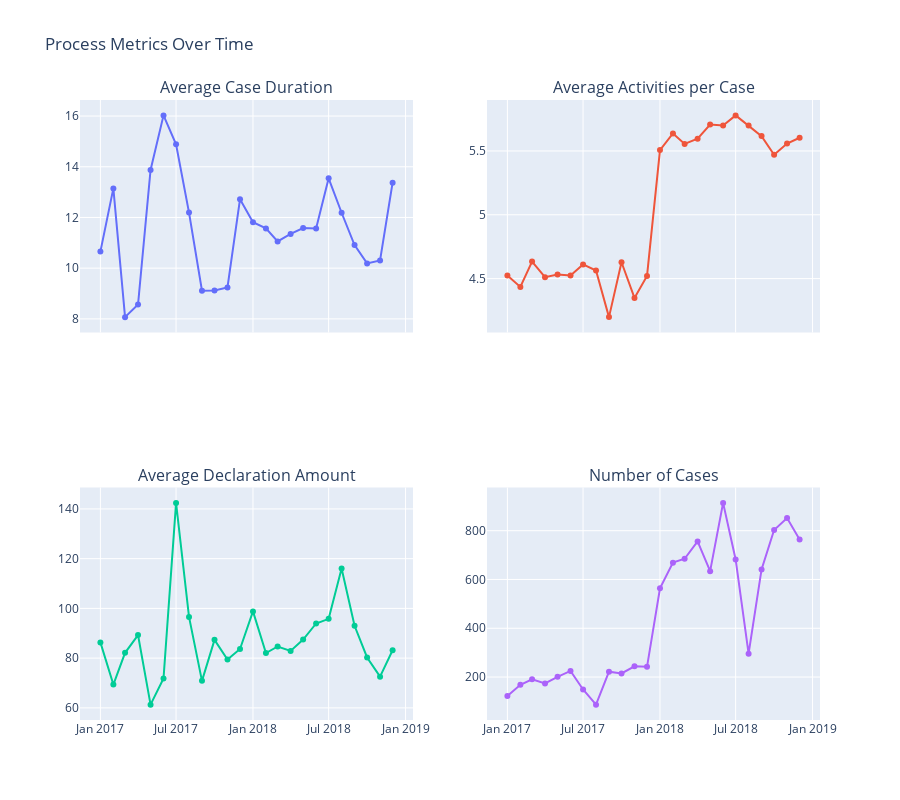

Notebook cell for this chart:
### Code cell
# 5. Time Series Analysis
# =====================

print("\n--- Time Series Analysis ---")

# Analyze trends in process metrics over time
case_data['year_month'] = pd.to_datetime(case_data['year_month'])
monthly_metrics = case_data.groupby('year_month').agg({
    'duration_days': 'mean',
    'activity_count': 'mean',
    'case:Amount': 'mean',
    'case:id': 'count'
}).reset_index()
monthly_metrics.columns = ['year_month', 'avg_duration', 'avg_activities', 'avg_amount', 'case_count']

# Create a combined plot
fig = make_subplots(rows=2, cols=2, 
                    subplot_titles=('Average Case Duration', 'Average Activities per Case',
                                   'Average Declaration Amount', 'Number of Cases'),
                    shared_xaxes=True)

# Duration trend
fig.add_trace(
    go.Scatter(x=monthly_metrics['year_month'], y=monthly_metrics['avg_duration'], 
               mode='lines+markers', name='Avg Duration'),
    row=1, col=1
)

# Activity count trend
fig.add_trace(
    go.Scatter(x=monthly_metrics['year_month'], y=monthly_metrics['avg_activities'], 
               mode='lines+markers', name='Avg Activities'),
    row=1, col=2
)

# Amount trend
fig.add_trace(
    go.Scatter(x=monthly_metrics['year_month'], y=monthly_metrics['avg_amount'], 
               mode='lines+markers', name='Avg Amount'),
    row=2, col=1
)

# Case count trend
fig.add_trace(
    go.Scatter(x=monthly_metrics['year_month'], y=monthly_metrics['case_count'], 
               mode='lines+markers', name='Case Count'),
    row=2, col=2
)

fig.update_layout(
    height=800,
    title_text="Process Metrics Over Time",
    showlegend=False
)
fig.show()

### Figure 1 — Plotly figure (JSON) as saved in the notebook; plotly's stock layout.template omitted (floating-point values rounded to 4 significant figures)
{"data": [{"mode": "lines+markers", "name": "Avg Duration", "type": "scatter", "x": ["2017-01-01T00:00:00.000000000", "2017-02-01T00:00:00.000000000", "2017-03-01T00:00:00.000000000", "2017-04-01T00:00:00.000000000", "2017-05-01T00:00:00.000000000", "2017-06-01T00:00:00.000000000", "2017-07-01T00:00:00.000000000", "2017-08-01T00:00:00.000000000", "2017-09-01T00:00:00.000000000", "2017-10-01T00:00:00.000000000", "2017-11-01T00:00:00.000000000", "2017-12-01T00:00:00.000000000", "2018-01-01T00:00:00.000000000", "2018-02-01T00:00:00.000000000", "2018-03-01T00:00:00.000000000", "2018-04-01T00:00:00.000000000", "2018-05-01T00:00:00.000000000", "2018-06-01T00:00:00.000000000", "2018-07-01T00:00:00.000000000", "2018-08-01T00:00:00.000000000", "2018-09-01T00:00:00.000000000", "2018-10-01T00:00:00.000000000", "2018-11-01T00:00:00.000000000", "2018-12-01T00:00:00.000000000"], "xaxis": "x", "y": [10.65, 13.15, 8.069, 8.563, 13.87, 16.03, 14.88, 12.19, 9.109, 9.119, 9.24, 12.72, 11.82, 11.57, 11.05, 11.35, 11.59, 11.57, 13.54, 12.19, 10.91, 10.19, 10.31, 13.37], "yaxis": "y"}, {"mode": "lines+markers", "name": "Avg Activities", "type": "scatter", "x": ["2017-01-01T00:00:00.000000000", "2017-02-01T00:00:00.000000000", "2017-03-01T00:00:00.000000000", "2017-04-01T00:00:00.000000000", "2017-05-01T00:00:00.000000000", "2017-06-01T00:00:00.000000000", "2017-07-01T00:00:00.000000000", "2017-08-01T00:00:00.000000000", "2017-09-01T00:00:00.000000000", "2017-10-01T00:00:00.000000000", "2017-11-01T00:00:00.000000000", "2017-12-01T00:00:00.000000000", "2018-01-01T00:00:00.000000000", "2018-02-01T00:00:00.000000000", "2018-03-01T00:00:00.000000000", "2018-04-01T00:00:00.000000000", "2018-05-01T00:00:00.000000000", "2018-06-01T00:00:00.000000000", "2018-07-01T00:00:00.000000000", "2018-08-01T00:00:00.000000000", "2018-09-01T00:00:00.000000000", "2018-10-01T00:00:00.000000000", "2018-11-01T00:00:00.000000000", "2018-12-01T00:00:00.000000000"], "xaxis": "x2", "y": [4.525, 4.435, 4.634, 4.511, 4.532, 4.524, 4.611, 4.563, 4.198, 4.628, 4.348, 4.521, 5.507, 5.637, 5.555, 5.595, 5.707, 5.699, 5.779, 5.699, 5.616, 5.469, 5.558, 5.603], "yaxis": "y2"}, {"mode": "lines+markers", "name": "Avg Amount", "type": "scatter", "x": ["2017-01-01T00:00:00.000000000", "2017-02-01T00:00:00.000000000", "2017-03-01T00:00:00.000000000", "2017-04-01T00:00:00.000000000", "2017-05-01T00:00:00.000000000", "2017-06-01T00:00:00.000000000", "2017-07-01T00:00:00.000000000", "2017-08-01T00:00:00.000000000", "2017-09-01T00:00:00.000000000", "2017-10-01T00:00:00.000000000", "2017-11-01T00:00:00.000000000", "2017-12-01T00:00:00.000000000", "2018-01-01T00:00:00.000000000", "2018-02-01T00:00:00.000000000", "2018-03-01T00:00:00.000000000", "2018-04-01T00:00:00.000000000", "2018-05-01T00:00:00.000000000", "2018-06-01T00:00:00.000000000", "2018-07-01T00:00:00.000000000", "2018-08-01T00:00:00.000000000", "2018-09-01T00:00:00.000000000", "2018-10-01T00:00:00.000000000", "2018-11-01T00:00:00.000000000", "2018-12-01T00:00:00.000000000"], "xaxis": "x3", "y": [86.33, 69.38, 82.15, 89.28, 61.31, 71.85, 142.4, 96.58, 70.86, 87.34, 79.45, 83.66, 98.8, 82.03, 84.69, 82.91, 87.47, 93.93, 95.81, 116.1, 93.02, 80.26, 72.55, 83.19], "yaxis": "y3"}, {"mode": "lines+markers", "name": "Case Count", "type": "scatter", "x": ["2017-01-01T00:00:00.000000000", "2017-02-01T00:00:00.000000000", "2017-03-01T00:00:00.000000000", "2017-04-01T00:00:00.000000000", "2017-05-01T00:00:00.000000000", "2017-06-01T00:00:00.000000000", "2017-07-01T00:00:00.000000000", "2017-08-01T00:00:00.000000000", "2017-09-01T00:00:00.000000000", "2017-10-01T00:00:00.000000000", "2017-11-01T00:00:00.000000000", "2017-12-01T00:00:00.000000000", "2018-01-01T00:00:00.000000000", "2018-02-01T00:00:00.000000000", "2018-03-01T00:00:00.000000000", "2018-04-01T00:00:00.000000000", "2018-05-01T00:00:00.000000000", "2018-06-01T00:00:00.000000000", "2018-07-01T00:00:00.000000000", "2018-08-01T00:00:00.000000000", "2018-09-01T00:00:00.000000000", "2018-10-01T00:00:00.000000000", "2018-11-01T00:00:00.000000000", "2018-12-01T00:00:00.000000000"], "xaxis": "x4", "y": [122, 168, 191, 174, 201, 225, 149, 87, 222, 215, 244, 242, 564, 669, 685, 756, 634, 914, 682, 296, 641, 803, 852, 764], "yaxis": "y4"}], "layout": {"annotations": [{"font": {"size": 16}, "showarrow": false, "text": "Average Case Duration", "x": 0.225, "xanchor": "center", "xref": "paper", "y": 1, "yanchor": "bottom", "yref": "paper"}, {"font": {"size": 16}, "showarrow": false, "text": "Average Activities per Case", "x": 0.775, "xanchor": "center", "xref": "paper", "y": 1, "yanchor": "bottom", "yref": "paper"}, {"font": {"size": 16}, "showarrow": false, "text": "Average Declaration Amount", "x": 0.225, "xanchor": "center", "xref": "paper", "y": 0.375, "yanchor": "bottom", "yref": "paper"}, {"font": {"size": 16}, "showarrow": false, "text": "Number of Cases", "x": 0.775, "xanchor": "center", "xref": "paper", "y": 0.375, "yanchor": "bottom", "yref": "paper"}], "height": 800, "showlegend": false, "title": {"text": "Process Metrics Over Time"}, "xaxis": {"anchor": "y", "domain": [0, 0.45], "matches": "x3", "showticklabels": false}, "xaxis2": {"anchor": "y2", "domain": [0.55, 1], "matches": "x4", "showticklabels": false}, "xaxis3": {"anchor": "y3", "domain": [0, 0.45]}, "xaxis4": {"anchor": "y4", "domain": [0.55, 1]}, "yaxis": {"anchor": "x", "domain": [0.625, 1]}, "yaxis2": {"anchor": "x2", "domain": [0.625, 1]}, "yaxis3": {"anchor": "x3", "domain": [0, 0.375]}, "yaxis4": {"anchor": "x4", "domain": [0, 0.375]}}}
